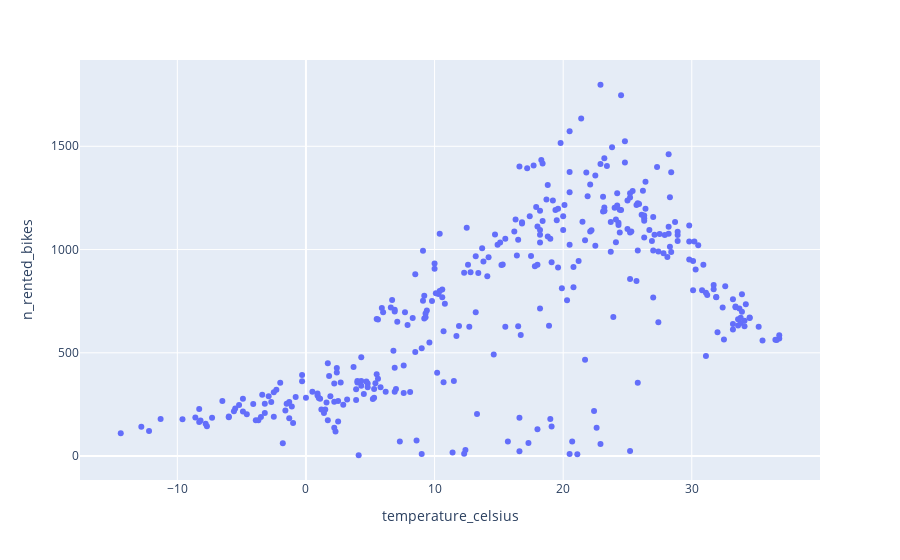

Notebook cell for this chart:
### Markdown cell above
#### Explore the relation between weather and rental

### Code cell
## query df to only keep observations at noon
noon_rides = df.query('hour == 12')

## create a scatter plot showing temp against number of 

px.scatter(noon_rides, x= 'temperature_celsius', y= 'n_rented_bikes')

### Figure 1 — Plotly figure (JSON) as saved in the notebook; plotly's stock layout.template omitted (floating-point values rounded to 4 significant figures; data arrays with more than 128 entries replaced by an {"elided": "..."} marker saying what was removed)
{"data": [{"hovertemplate": "temperature_celsius=%{x}<br>n_rented_bikes=%{y}<extra></extra>", "legendgroup": "", "marker": {"color": "#636efa", "symbol": "circle"}, "mode": "markers", "name": "", "orientation": "v", "showlegend": false, "type": "scatter", "x": {"elided": "353 float values"}, "xaxis": "x", "y": {"elided": "353 int values"}, "yaxis": "y"}], "layout": {"legend": {"tracegroupgap": 0}, "margin": {"t": 60}, "xaxis": {"anchor": "y", "domain": [0, 1], "title": {"text": "temperature_celsius"}}, "yaxis": {"anchor": "x", "domain": [0, 1], "title": {"text": "n_rented_bikes"}}}}
